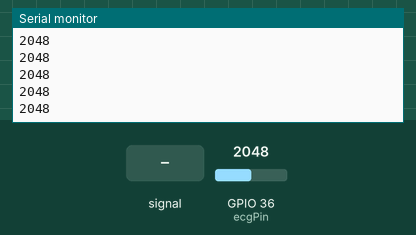
Recording of a sketch running on a simulated ESP32. Parts: the last lines printed to the serial monitor. Inputs (shaded band) come from the test bench; at power-on: GPIO 36 (ecgPin) = 2048.

Above: at 3.2 s.
3.3 s: GPIO 36 (ecgPin) fed a 200 Hz sine of ±327 counts around its level
At 4.1 s:
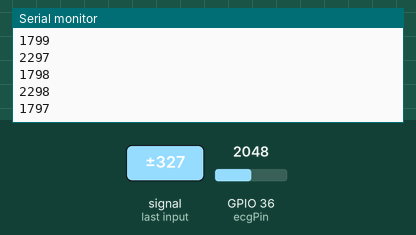
4.8 s: GPIO 36 (ecgPin) set to 2866
At 5.5 s:
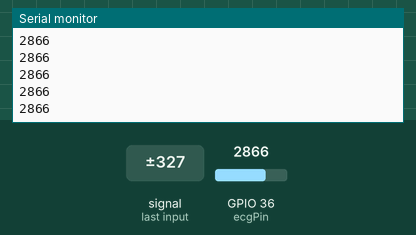
6.3 s: GPIO 36 (ecgPin) fed a 1000 Hz sine of ±1023 counts around its level
7.8 s: GPIO 36 (ecgPin) set to 2047
At 8.4 s:
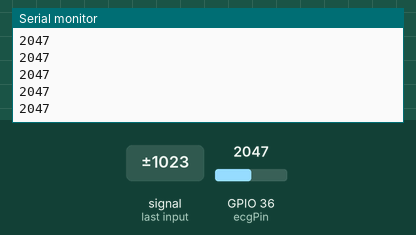
Timing chart, 0 to 10.3 s (numbered marks = the images above; inputs shaded):
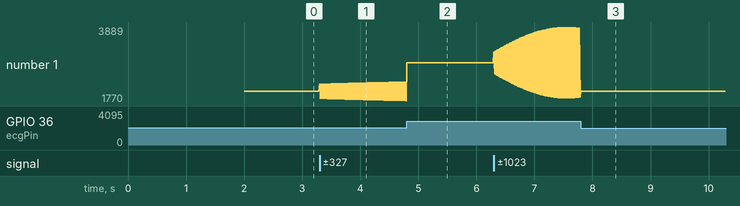

Measured:
- after the input at 3.3 s, the serial monitor: prints a new line at once (image 1)
- plotted number 1: 2048 → 1770 after the input at 3.3 s

The sketch:

ecg_esp32_3.ino
```cpp
const int ecgPin = 36; // Analog pin connected to AD8232 OUTPUT

void setup() {
  Serial.begin(4800);
  delay(2000); // Give time to stabilize
  Serial.println("ECG Data");
}

void loop() {
  int ecgValue = analogRead(ecgPin);  // Read analog ECG signal
  Serial.println(ecgValue);           // Send to Serial Plotter
  delay(2);                           // Small delay for smoother plot
}
```
